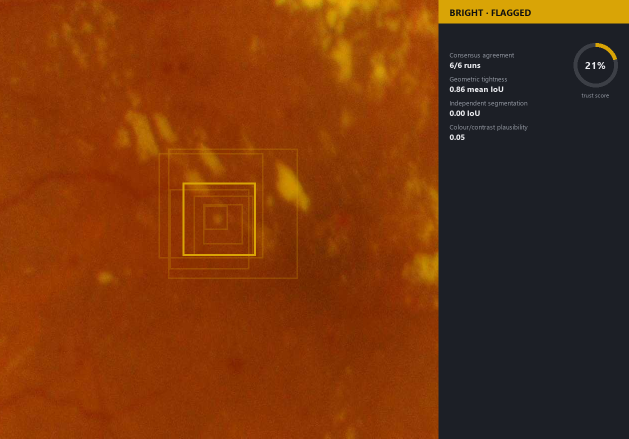
#> input picture assets/cards/bright_flagged_example.png, 1257 x 877 px (shown at 1/2 size)
$ python -i red_lesion.py   (imports and definitions only)
#> lines starting #> are read from the running program, lines starting #| are printed output that depends on the picture; after the words box and inside, x2 and y2 are one past the last pixel; in counts of white or black regions, pixels touching at a corner belong together
#> further down, picture is the input picture: shape (877, 1257, 3); mean B, G, R 13.7, 53.5, 114.8
### src/evidencegate/proposers/preprocess.py
"""Shared classical preprocessing for the candidate proposers.

Every function here is deterministic, closed-form image processing (no learned
weights) so that the proposers stay a fully independent, inspectable evidence
source relative to the VLM grounding stage.
"""

from __future__ import annotations

import cv2
import numpy as np

from evidencegate.geometry import Box


def retinal_field_mask(bgr: np.ndarray, threshold: int = 15) -> np.ndarray:
    """Binary mask of the circular fundus field, excluding the black surround."""
#> called with threshold = 15
    gray = cv2.cvtColor(bgr, cv2.COLOR_BGR2GRAY)
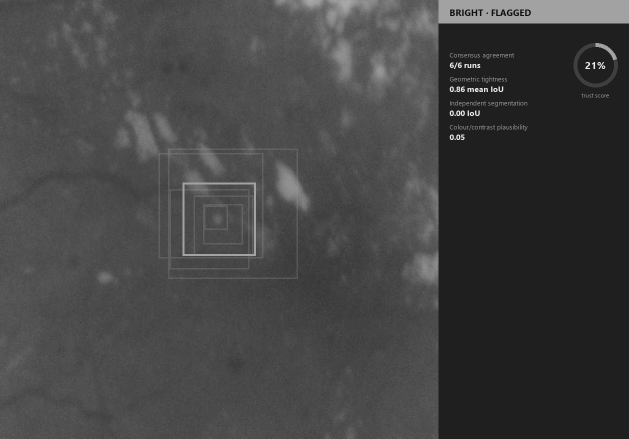
#> gray: shape (877, 1257) (shown at 1/2 size); min 15, max 236, mean 67.3
    mask = (gray > threshold).astype(np.uint8) * 255
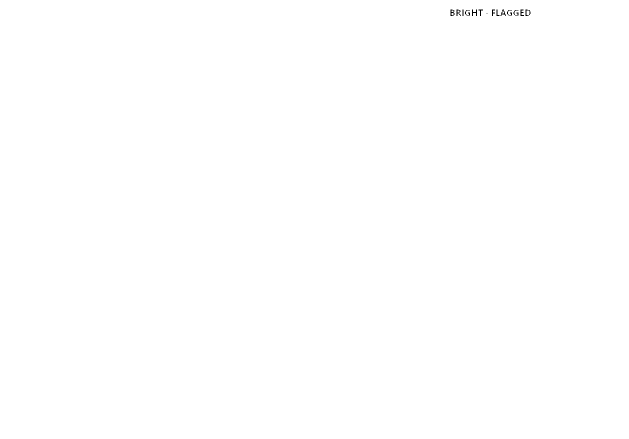
#> mask: shape (877, 1257) (shown at 1/2 size); 99.9% white; black in thin lines or dots, all inside (x1, y1, x2, y2) = (901, 19, 1061, 32)
    mask = cv2.morphologyEx(mask, cv2.MORPH_OPEN, np.ones((9, 9), np.uint8))
#> mask: shape (877, 1257); 99.9% white; 3 black regions (1 under 20 px), largest, box (x1, y1, x2, y2) and area: (984, 19, 1061, 32) 862, (901, 19, 966, 32) 767
    contours, _ = cv2.findContours(mask, cv2.RETR_EXTERNAL, cv2.CHAIN_APPROX_SIMPLE)
#> contours = [[[0, 0], [0, 876], [1256, 876], [1256, 0]]]
    if not contours:
        return mask
    largest = max(contours, key=cv2.contourArea)
#> largest = [[0, 0], [0, 876], [1256, 876], [1256, 0]]
    clean = np.zeros_like(mask)
    cv2.drawContours(clean, [largest], -1, 255, thickness=cv2.FILLED)
#> clean: shape (877, 1257); every value is 255
    return clean


def enhanced_green_channel(bgr: np.ndarray, field_mask: np.ndarray) -> np.ndarray:
    """CLAHE-enhanced green channel, the standard contrast channel for fundus lesions."""
    green = bgr[:, :, 1]
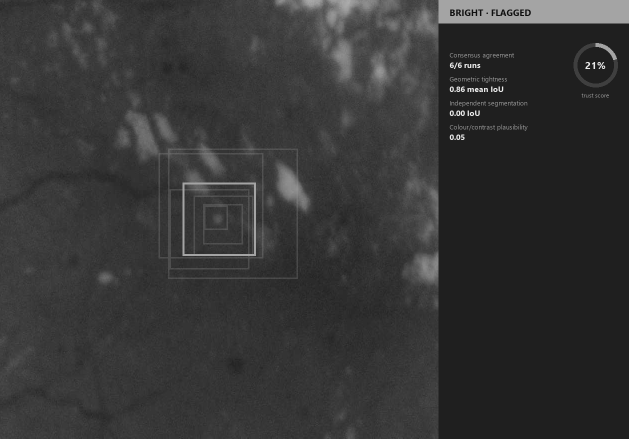
#> green: shape (877, 1257) (shown at 1/2 size); min 15, max 236, mean 53.5
    clahe = cv2.createCLAHE(clipLimit=3.0, tileGridSize=(8, 8))
    enhanced = clahe.apply(green)
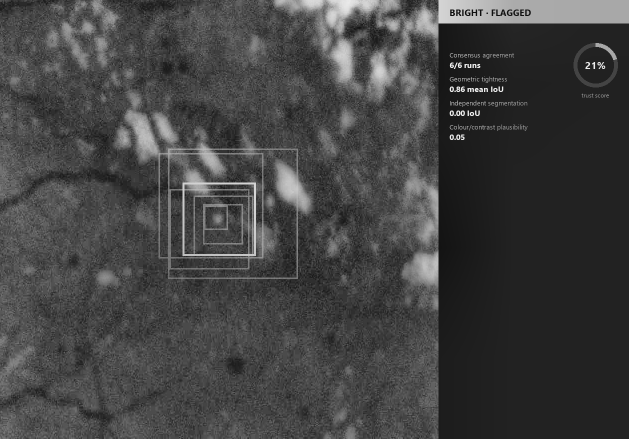
#> enhanced: shape (877, 1257) (shown at 1/2 size); min 12, max 244, mean 66.5
    enhanced[field_mask == 0] = int(np.median(enhanced[field_mask > 0])) if (field_mask > 0).any() else 0
    return enhanced


# [18 lines left out: function locate_optic_disc, not called in this run]

### src/evidencegate/proposers/red_lesion.py
"""Classical candidate proposer for red lesions (microaneurysms, haemorrhages).

Recall-oriented on purpose: this stage only has to surface plausible regions,
not decide anything. Precision is the job of the consensus + gating stages
downstream. Method: black-hat morphology (dark blobs on a brighter local
background) with a shape filter to reject elongated vessel fragments.
"""

from __future__ import annotations

from dataclasses import dataclass

import cv2
import numpy as np

from evidencegate.geometry import Box
from evidencegate.proposers.preprocess import enhanced_green_channel, retinal_field_mask


@dataclass(frozen=True)
class Candidate:
    box: Box
    circularity: float
    contrast: float
    lesion_family: str


def propose_red_lesions(
    bgr: np.ndarray,
    min_area: int = 12,
    max_area: int = 6000,
    min_circularity: float = 0.35,
    structuring_element_size: int = 9,
    max_candidates: int = 20,
    denoise_ksize: int = 9,
) -> list[Candidate]:
    """`denoise_ksize` matters a lot in practice: without it, pixel-scale sensor/JPEG noise
    produces thousands of spuriously "high-contrast" black-hat responses that rank far above
    genuine (subtler) microaneurysms once sorted by contrast for the `max_candidates` cutoff.
    A median blur before black-hat suppresses that noise floor without erasing lesion-scale blobs.
    """
    field_mask = retinal_field_mask(bgr)
    green = enhanced_green_channel(bgr, field_mask)
    if denoise_ksize:
        green = cv2.medianBlur(green, denoise_ksize)

    kernel = cv2.getStructuringElement(cv2.MORPH_ELLIPSE, (structuring_element_size, structuring_element_size))
    blackhat = cv2.morphologyEx(green, cv2.MORPH_BLACKHAT, kernel)
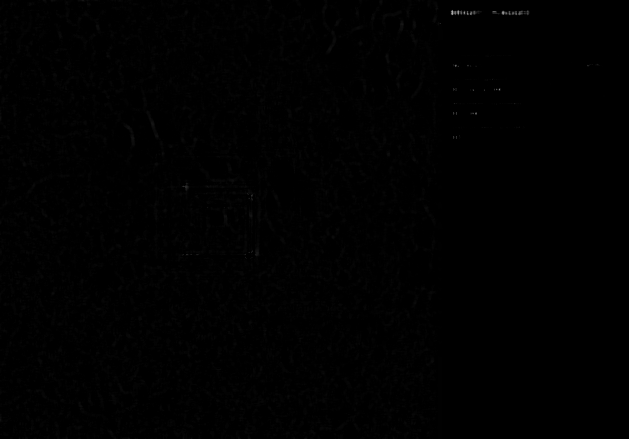
#> blackhat: shape (877, 1257) (shown at 1/2 size); min 0, max 174, mean 0.7
    blackhat[field_mask == 0] = 0

    _, binary = cv2.threshold(blackhat, 0, 255, cv2.THRESH_BINARY + cv2.THRESH_OTSU)
#> binary: shape (877, 1257); 0.06% white; 55 white regions (44 under 20 px), largest, box (x1, y1, x2, y2) and area: (908, 20, 919, 30) 71, (1036, 21, 1050, 31) 71, (1003, 22, 1015, 30) 58
    binary = cv2.morphologyEx(binary, cv2.MORPH_OPEN, np.ones((2, 2), np.uint8))
#> binary: shape (877, 1257); 0.05% white; 27 white regions (16 under 20 px), largest, box (x1, y1, x2, y2) and area: (1038, 22, 1046, 31) 57, (948, 23, 956, 30) 42, (903, 22, 908, 31) 40

    n_labels, labels, stats, _ = cv2.connectedComponentsWithStats(binary, connectivity=8)
#> labels: shape (877, 1257) int32; 28 distinct labels, from 0 to 27
#> n_labels = 28; stats = 28 rows, first 6: [0, 0, 1257, 877, 1101887], [903, 22, 5, 9, 40], [909, 23, 5, 7, 31], [915, 22, 5, 8, 36], [922, 23, 3, 7, 19], [935, 23, 3, 8, 20]
    candidates: list[Candidate] = []
    for label in range(1, n_labels):
        area = stats[label, cv2.CC_STAT_AREA]
        if area < min_area or area > max_area:
            continue
        x, y, w, h = stats[label, cv2.CC_STAT_LEFT : cv2.CC_STAT_HEIGHT + 1]
        # Crop to the component's own bounding box before masking/contouring: comparing against
        # the full-resolution label map per component (a ~12MP image here) is the difference
        # between this running in milliseconds and minutes once hundreds of components pass the
        # area filter.
        local_labels = labels[y : y + h, x : x + w]
        component_mask = (local_labels == label).astype(np.uint8)
        contours, _ = cv2.findContours(component_mask, cv2.RETR_EXTERNAL, cv2.CHAIN_APPROX_SIMPLE)
        if not contours:
            continue
        contour = max(contours, key=cv2.contourArea)
        perimeter = cv2.arcLength(contour, True)
        if perimeter <= 0:
            continue
        circularity = float(4 * np.pi * area / (perimeter**2))
        if circularity < min_circularity:
            continue  # rejects elongated vessel fragments

        local_background = np.median(green[max(0, y - 3) : y + h + 3, max(0, x - 3) : x + w + 3])
        local_signal = np.median(green[y : y + h, x : x + w])
        contrast = float(local_background) - float(local_signal)

        candidates.append(
            Candidate(
                box=Box(float(x), float(y), float(x + w), float(y + h)),
                circularity=circularity,
                contrast=contrast,
                lesion_family="red",
            )
        )
#> this loop made 27 passes
#> (area, x, y, w, h, contours, perimeter, circularity) on passes 1, 6, 8, 9, 10, 11, 16: (40, 903, 22, 5, 9, 1 contour; box (x1, y1, x2, y2) and area: (0, 0, 5, 9) 29, 22.49, 0.994), (42, 948, 23, 8, 7, 1 contour; box (x1, y1, x2, y2) and area: (0, 0, 8, 7) 30, 24.24, 0.898), (39, 1004, 23, 6, 8, 1 contour; box (x1, y1, x2, y2) and area: (0, 0, 6, 8) 29, 20.49, 1.17), (22, 1018, 23, 4, 8, 1 contour, all with area under 20, 18.24, 0.831), (24, 1031, 23, 4, 8, 1 contour, all with area under 20, 19.07, 0.829), (57, 1038, 22, 8, 9, 1 contour; box (x1, y1, x2, y2) and area: (0, 0, 8, 9) 43, 27.66, 0.936), (24, 1025, 24, 5, 7, 1 contour, all with area under 20, 16.49, 1.11)
#> (area, x, y, w, h, perimeter, circularity, local_background) on passes 2, 3, 5, 14: (31, 909, 23, 5, 7, 17.66, 1.25, 172), (36, 915, 22, 5, 8, 19.66, 1.17, 172), (20, 935, 23, 3, 8, 17.41, 0.829, 191), (23, 941, 24, 4, 7, 16.24, 1.1, 191)
#> after the loop, candidates = 15 items
    candidates.sort(key=lambda c: c.contrast, reverse=True)
    return candidates[:max_candidates]

>>> import cv2
>>> picture = cv2.imread('../../../assets/cards/bright_flagged_example.png')
>>> result = propose_red_lesions(picture)
#> result = 15 items

$ run again, on assets/cards/red_flagged_example.png
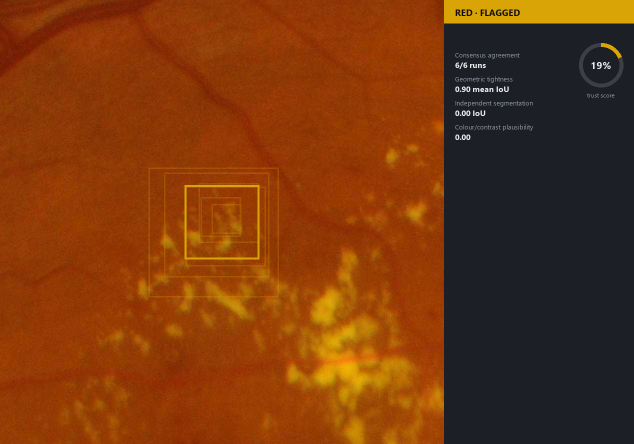
#> input picture assets/cards/red_flagged_example.png, 1268 x 888 px (shown at 1/2 size)
#> picture is the input picture: shape (888, 1268, 3); mean B, G, R 14.8, 56.1, 117.8
#> in retinal_field_mask, `contours, _ = cv2.findContours(mask, cv2.RETR_EXTERNAL, cv2.CHAIN_APPR..`: contours = [[[0, 0], [0, 887], [1267, 887], [1267, 0]]]
#> largest = [[0, 0], [0, 887], [1267, 887], [1267, 0]]
#> clean: shape (888, 1268); every value is 255
#> in propose_red_lesions, `_, binary = cv2.threshold(blackhat, 0, 255, cv2.THRESH_BINARY + cv2.TH..`:
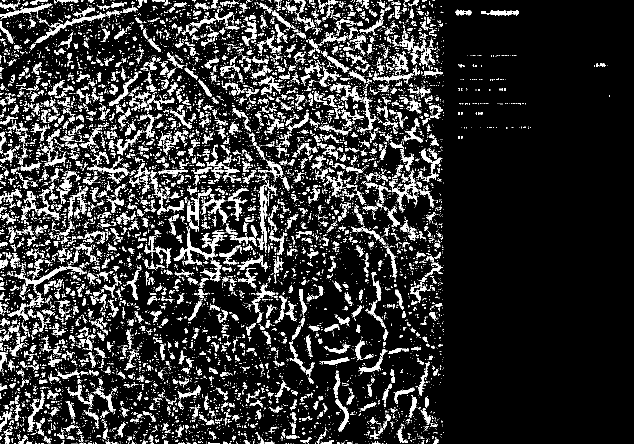
#> binary: shape (888, 1268) (shown at 1/2 size); 15.2% white; 10530 white regions (8925 under 20 px), largest, box (x1, y1, x2, y2) and area: (27, 532, 174, 573) 1007, (518, 369, 533, 505) 892, (371, 456, 436, 530) 861
#> in propose_red_lesions, `n_labels, labels, stats, _ = cv2.connectedComponentsWithStats(binary, ..`:
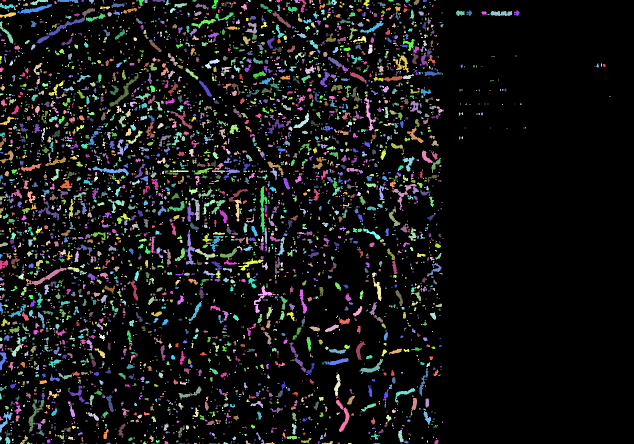
#> labels: shape (888, 1268) int32 (shown at 1/2 size); 4072 distinct labels, from 0 to 4071; one colour per label, 0 black
#> n_labels = 4072
#> the loop in propose_red_lesions, `for label in range(1, n_labels):` made 4071 passes
#> (area, x, y, w, h, contours, perimeter, circularity) on passes 1, 8, 12: (20, 5, 0, 7, 4, 1 contour, all with area under 20, 17.66, 0.806), (47, 178, 0, 10, 7, 1 contour; box (x1, y1, x2, y2) and area: (0, 0, 10, 7) 34, 27.07, 0.806), (81, 277, 0, 11, 12, 1 contour; box (x1, y1, x2, y2) and area: (0, 0, 11, 12) 62, 39.31, 0.659)
#> after the loop in propose_red_lesions, `for label in range(1, n_labels):`: candidates = 1918 items
#> result = 20 items
